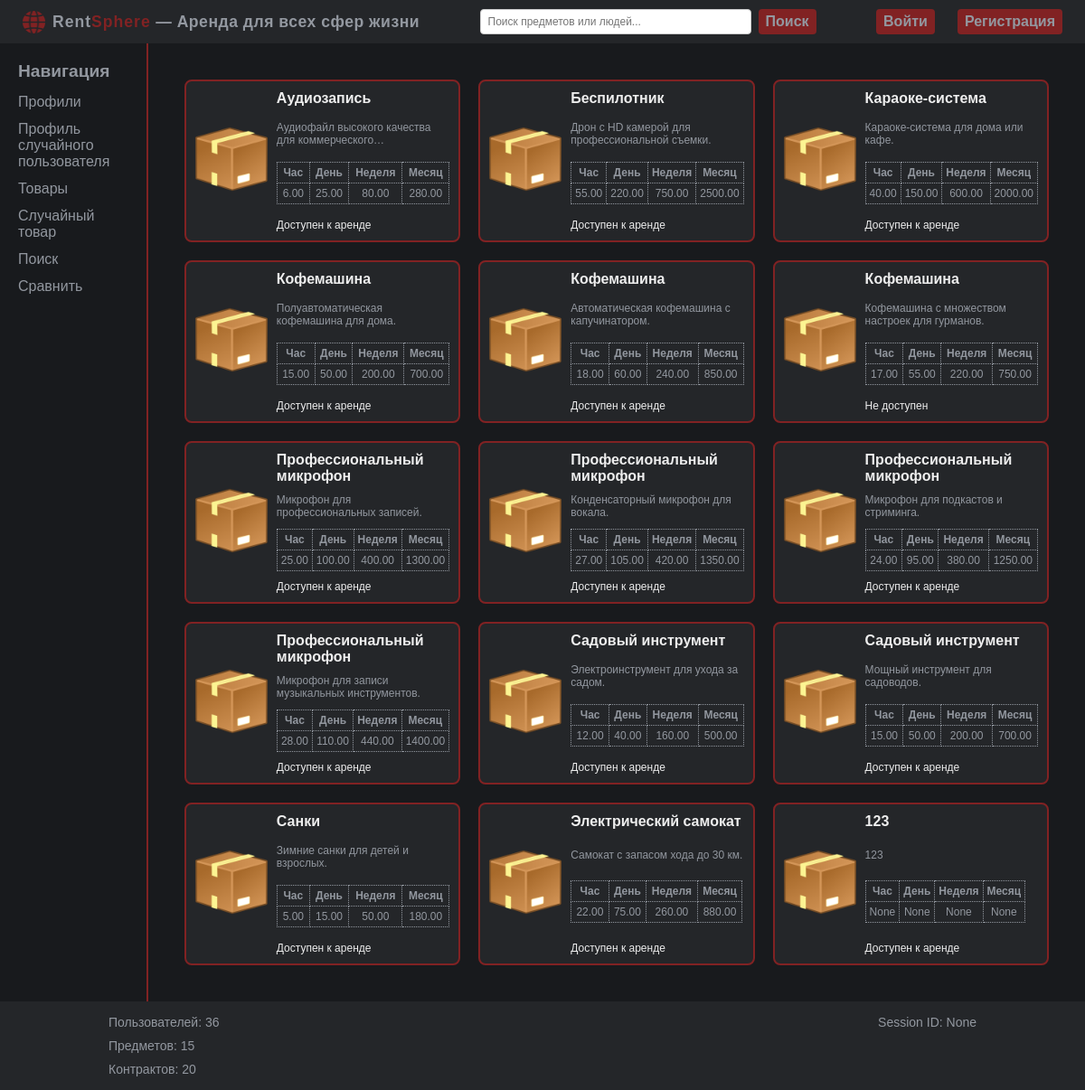
The app's page /items/ with its own data.
### models.py (models this page shows, shortened)
class Item(Base):
    __tablename__ = "items"
    id = Column(Integer, primary_key=True)
    photo = Column(String(255))
    name = Column(String(255), nullable=False)
    desc = Column(Text)
    price_h = Column(Numeric(10, 2), nullable=True)
    price_d = Column(Numeric(10, 2), nullable=True)
    price_w = Column(Numeric(10, 2), nullable=True)
    price_m = Column(Numeric(10, 2), nullable=True)
    owner_id = Column(Integer, ForeignKey("users.id"))
    owner = relationship("User", backref="owner_items")

### app.py (the view)
@app.route("/items/", methods=["GET"])
def items():
    items_list = models.Item.query.all()
    item_card_data = []
    for item in items_list:
        contract = models.Contract.query.filter_by(item_id=item.id).first()
        is_available = contract.is_available if contract else None
        item_card_data.append({"id": item.id,
                               "name": item.name,
                               "photo": item.photo,
                               "desc": item.desc,
                               "price_h": item.price_h,
                               "price_d": item.price_d,
                               "price_w": item.price_w,
                               "price_m": item.price_m,
                               "owner_id": item.owner_id,
                               "is_available": is_available})
    return render_template("items.html", items=item_card_data)

### app.py (called while the page is built, shortened)
@app.teardown_request
def teardown_request(exceptions=None):
    db_session.remove()

@app.context_processor
def stats_data():
    session_id = session.get("user_id")
    users_total = models.User.query.count()
    items_total = models.Item.query.count()
    contracts_total = models.Contract.query.count()
    stats = {"users_total": users_total,
             "items_total": items_total,
             "contracts_total": contracts_total,
             "session_id": session_id}
    return dict(stats=stats)

@app.context_processor
def inject_user():
    user_id = session.get("user_id")
    user_data = {"id": None, "login": "Guest"}
    return {"current_user": user_data}

### templates/items.html (shortened to what this page needs)
{% extends 'base.html' %}
{% block content %}
    {% include 'items_list.html' %}
{% endblock %}

### templates/items_list.html
<div class="items-container">
    {% for item in items %}
    <a href="{{ url_for('item_details', item_id=item.id) }}" class="item-card">
        <div class="item-photo">
            <img src="{{ url_for('static', filename='images/items/default_item.png') }}" alt="Photo">
        </div>
        <div class="item-short-details">
            <div class="item-name">{{ item.name }}</div>
            <div class="item-short-desc">{{ item.desc }}</div>
            <table class="price-table">
                <tr>
                    <th>Час</th>
                    <th>День</th>
                    <th>Неделя</th>
                    <th>Месяц</th>
                </tr>
                <tr>
                    <td>{{ item.price_h }}</td>
                    <td>{{ item.price_d }}</td>
                    <td>{{ item.price_w }}</td>
                    <td>{{ item.price_m }}</td>
                </tr>
            </table>
            <div class="item-data">
                {% if item.is_available %}
                    Доступен к аренде
                {% else %}
                    Не доступен
                {% endif %}
            </div>
        </div>
    </a>
    {% endfor %}
</div>

### static/css/styles.css (style rules this page uses)
body { background-color: #181A1D; color: #EEEEEE; margin: 0; font-family: Arial, sans-serif; }

### static/css/modules/items.css (style rules this page uses)
.items-container { display: grid; grid-template-columns: repeat(3, 1fr); gap: 20px; margin: 20px; max-width: 1000px; }
.item-card { display: flex; background-color: #242629; color: #EEEEEE; border-radius: 8px; padding: 10px; transition: background-color 0.3s; border: 2px solid #812223; align-items: center; height: 180px; text-decoration: none; box-sizing: border-box; }
.item-photo { margin-right: 10px; }
.item-photo img { width: 80px; height: 80px; border-radius: 10px; }
.item-short-details { display: flex; flex-direction: column; justify-content: space-between; height: 100%; }
.item-name { font-size: 16px; font-weight: bold; }
.item-short-desc { color: #92979F; font-size: 12px; margin-top: 5px; display: -webkit-box; -webkit-line-clamp: 2; -webkit-box-orient: vertical; overflow: hidden; text-overflow: ellipsis; }
.price-table { margin-top: 5px; width: 100%; border-collapse: collapse; }
.price-table th, .price-table td { padding: 4px; text-align: center; border: 1px dotted #92979F; color: #92979F; font-size: 12px; }
.item-data { margin-top: 5px; font-size: 12px; }

### records on screen
Item: name "Аудиозапись", desc "Аудиофайл высокого качества для…", price_h "6.00", price_d "25.00", price_w "80.00", price_m "280.00", shows "Доступен к аренде"
Item: name "Беспилотник", desc "Дрон с HD камерой для профессиональной съемки.", price_h "55.00", price_d "220.00", price_w "750.00", price_m "2500.00", shows "Доступен к аренде"
Item: name "Караоке-система", desc "Караоке-система для дома или кафе.", price_h "40.00", price_d "150.00", price_w "600.00", price_m "2000.00", shows "Доступен к аренде"
Item: name "Кофемашина", desc "Полуавтоматическая кофемашина для дома.", price_h "15.00", price_d "50.00", price_w "200.00", price_m "700.00", shows "Доступен к аренде"
Item: name "Кофемашина", desc "Автоматическая кофемашина с капучинатором.", price_h "18.00", price_d "60.00", price_w "240.00", price_m "850.00", shows "Доступен к аренде"
Item: name "Кофемашина", desc "Кофемашина с множеством настроек для гурманов.", price_h "17.00", price_d "55.00", price_w "220.00", price_m "750.00", shows "Не доступен"
Item: name "Профессиональный микрофон", desc "Микрофон для профессиональных записей.", price_h "25.00", price_d "100.00", price_w "400.00", price_m "1300.00", shows "Доступен к аренде"
Item: name "Профессиональный микрофон", desc "Конденсаторный микрофон для вокала.", price_h "27.00", price_d "105.00", price_w "420.00", price_m "1350.00", shows "Доступен к аренде"
Item: name "Профессиональный микрофон", desc "Микрофон для подкастов и стриминга.", price_h "24.00", price_d "95.00", price_w "380.00", price_m "1250.00", shows "Доступен к аренде"
Item: name "Профессиональный микрофон", desc "Микрофон для записи музыкальных инструментов.", price_h "28.00", price_d "110.00", price_w "440.00", price_m "1400.00", shows "Доступен к аренде"
Item: name "Садовый инструмент", desc "Электроинструмент для ухода за садом.", price_h "12.00", price_d "40.00", price_w "160.00", price_m "500.00", shows "Доступен к аренде"
Item: name "Садовый инструмент", desc "Мощный инструмент для садоводов.", price_h "15.00", price_d "50.00", price_w "200.00", price_m "700.00", shows "Доступен к аренде"
Item: name "Санки", desc "Зимние санки для детей и взрослых.", price_h "5.00", price_d "15.00", price_w "50.00", price_m "180.00", shows "Доступен к аренде"
Item: name "Электрический самокат", desc "Самокат с запасом хода до 30 км.", price_h "22.00", price_d "75.00", price_w "260.00", price_m "880.00", shows "Доступен к аренде"
Item: name "123", desc "123", price_h "None", price_d "None", price_w "None", price_m "None", shows "Доступен к аренде"

### other values on screen
{{ stats.users_total }} "36"
{{ stats.session_id }} "None"
{{ stats.items_total }} "15"
{{ stats.contracts_total }} "20"
